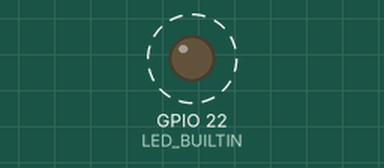
Recording of a sketch running on a simulated ESP32. Parts: output pins drawn as LEDs (lit = HIGH). Dashed ring = blinking. What the sketch prints to the serial monitor is not drawn.

Above: at 0.5 s.
Timing chart, 0 to 4.6 s (numbered marks = the images above):
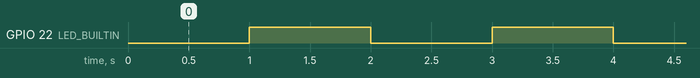

Measured:
- by itself, GPIO 22 (LED_BUILTIN): alternates HIGH for 1.0 s and LOW for 1.0 s

The sketch:

ESP_TIMER_EXAMPLE.ino
```cpp
/*   Program LED Blink using Timer / Interrupt
 *   Baord : ESP32 V1.0 REV1 WIFI BLUETOOTH LITE (Lolin-32)
 *   Built in LED is on GPIO-22 of DEV Board
 *   Jaydeep Shah - 8 April 22
 *
 *   Internal Timer-0  used
 *   Prescaller = 80 -- so clk frequency is 1 MHz
 *   ARR = 1M, so Timmer event will be genrated  on 1 second interval
 */


#define LED_BUILTIN 22    //Built in LED on DEV board
volatile bool state = 0;  //Global variable for the state of LED


//create timer pointer that stores timer structure when we will create & configure timer parameters using library function.
hw_timer_t * timer = NULL;


//ISR
//Function called  when timer interrrrupt geenrated  -- ISR no any Argument return /or pass

void IRAM_ATTR onTimer()                      //in ESP32 ISR function only called if it located in IRAM
{
state = !state;  //Change the state
}


//setup function
void setup()
{

  cli(); //No any external/internal interrupt allowed

  //Begin Serial port
  Serial.begin(115200);
  Serial.println("\n Programm started !!!");  //For know just serial port is working !!!


  //We are going to use TIMER-0, Prescaller = 80,0000,000/80 -- gives 1 micro second resolution,Third parameter indicates up counting
  timer = timerBegin(0,80,true);  //Timer created and return NULL if configuration failed
  if(timer == NULL)
  {
    Serial.println("\n TIMER Initialization failed !!!");
  }

  //Attach method which will be called during timer interrupt
  timerAttachInterrupt(timer, &onTimer, true);  //Third parameter indicate Auto reload on
  timerAlarmWrite(timer, 1000000, true);       //Second parameter is ARR (64 bti value), We want 1 second interrupt so set 1000000 micro tick,Third parameter is auto reload on
  timerAlarmEnable(timer);                    //Enable Timer event


  sei();  //Turn interrupt on


//LED pin declaration & Initialization
pinMode(LED_BUILTIN,OUTPUT);
digitalWrite(LED_BUILTIN,LOW);  //Initially LOW

}


//loop forever
void loop()
{

  digitalWrite(LED_BUILTIN,state); //LED state as per variable
}
```
